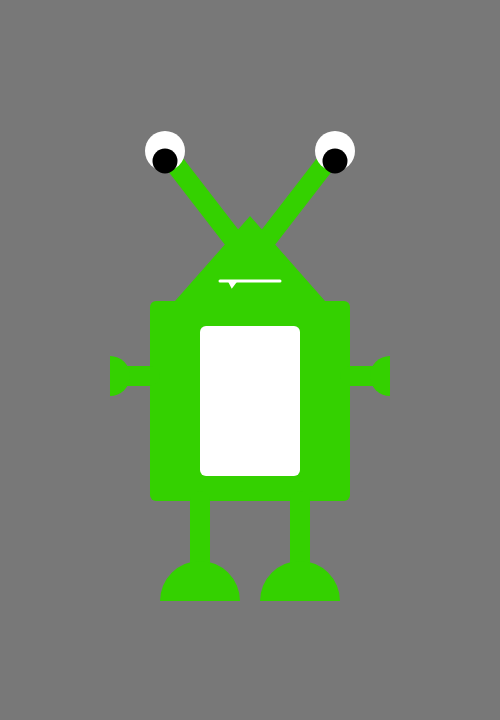
Frame 1 (no input)
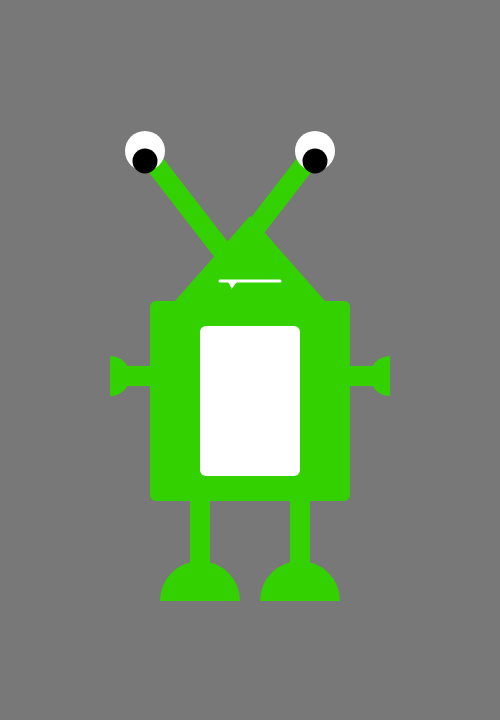
Frame 60 (no input)
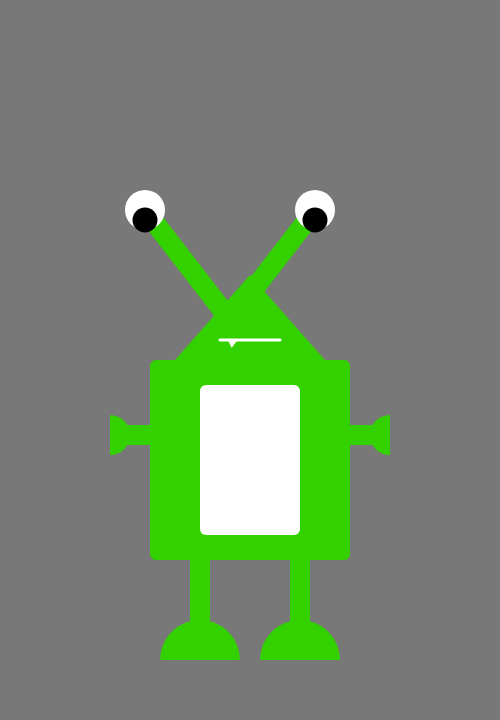
Frame 120 (the mouse pressed at the canvas centre since frame 60)

The p5.js sketch that drew these frames (run headless with seeded random() and noise() and a simulated clock; from frame 60 on, the mouse is pressed at the canvas centre):

// p5.js sketch
// ── sketch.js
var page = 0;
var eyeDirection = 0;
var jumpValue = 1
var jumpDir = 1

function setup() {
  createCanvas(500, 720); //canvas size
  background(120); // grey backgroun
  rectMode(CENTER);
  angleMode(DEGREES); // arc settings
}

function draw() {
  background(120); // grey background during movement
  monster(250, 200); //monster position 


  if(page == 0) {
    if(mouseX > 250) { // sets the position limit for activating eyes
      eyeDirection = min(eyeDirection + .5, 20);  // eyes moving to the right
    } else {
      eyeDirection = max(eyeDirection - .5, -20); //eyes moving to the left 
    }
  } else { 
      jumpValue = jumpValue + jumpDir; // jumping
      
      if (jumpValue == 100 || jumpValue == -100) { // limits
        jumpDir = jumpDir * -1; //changing direction
      }
  }
}

function mousePressed(x,y) { // activates chance from eyes to jump click
  page = 1 - page;
}


function monster(x,y) { // calling monster
  
  body(x, y + jumpValue);

}

  // draws the body of the monster at X and Y

function body(x,y) {
  eyes(eyeDirection + x, jumpValue - 0);
  noStroke();
  fill(52, 209, 0);
  rect(x, y + 200, 200, 200, 6);
  fill(255)
  rect(x, y + 200, 100, 150, 6);
  stroke(52, 209, 0);
  strokeWeight(20);
  line(x - 100, y + 175, x - 130, y + 175); //left arm
  line(x + 100, y + 175, x + 130, y + 175); //right arm
  noStroke();
  fill(52, 209, 0);
  arc(x - 140, y + 175, 40, 40, -90, 90); // left hand
  arc(x + 140, y + 175, 40, 40, 90, -90); // right hand
  //head
  fill(52, 209, 0);
  triangle(x - 75, y + 100, x, y + 15, x + 75, y + 100);
  //mouth
  stroke(255);  
  strokeWeight(3);
  line(x - 30, y + 80, x + 30, y + 80);
  //tooth
  fill(255);
  triangle(x - 20, y + 81, x - 18, y + 85, x - 15, y + 81);
  //legs
  stroke(52, 209, 0);
  strokeWeight(20);
  line(x - 50, y + 300, x - 50, y + 375);
  line(x + 50, y + 300, x + 50, y + 375);
  noStroke();
  fill(52, 209, 0);
  arc(x - 50, y + 400, 80, 80, -180, 0)
  arc(x + 50, y + 400, 80, 80, -180, 0)
}
  // eyes
function eyes(x,y) {
  stroke(52, 209, 0);
  strokeWeight(20);
  line(x, y + 260, x - 85, y + 150);
  line(x, y + 260, x + 85, y + 150);
  fill(255);
  noStroke();
  ellipse(x - 85, y + 150, 40);
  ellipse(x + 85, y + 150, 40);
  fill(0);
  noStroke();
  ellipse(x - 85, y + 160, 25);
  ellipse(x + 85, y + 160, 25);

}
